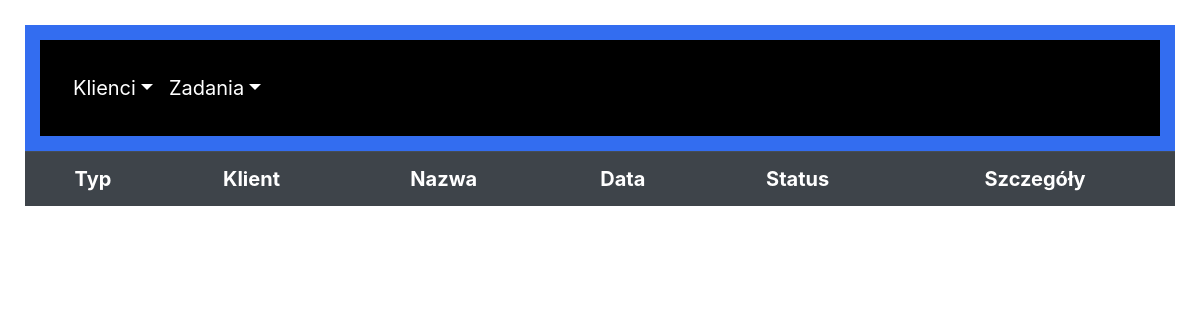
/new_tasks/, run on an earlier commit of the app's database.
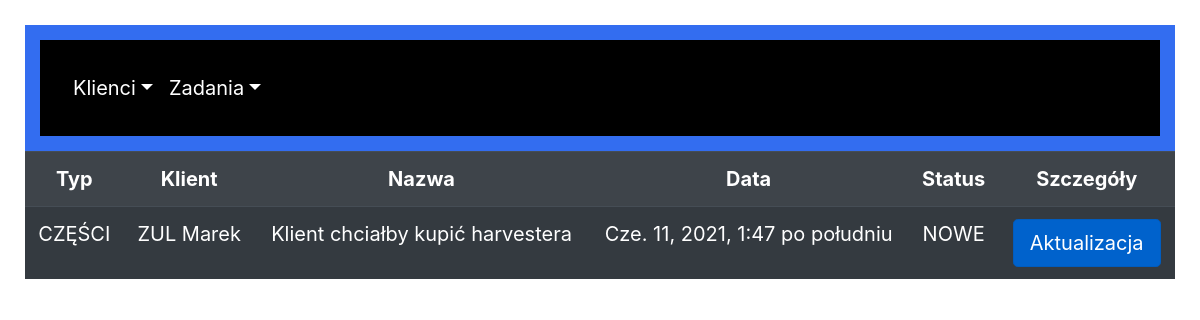
And on a later commit of the database.
### crm/models.py (models this page shows, shortened)
class Task(models.Model):
    TYPE = (
        ('SERWIS','SERWIS'),
        ('CZĘŚCI','CZĘŚCI'),
        ('MASZYNY','MASZYNY'),
    )
    STATUS = (
        ('NOWE', 'NOWE'),
        ('W TRAKCIE', 'W TRAKCIE'),
        ('ZAKOŃCZONE', 'ZAKOŃCZONE'),
    )
    type = models.CharField(max_length=100, choices=TYPE, verbose_name='Typ')
    name = models.CharField(max_length=200, verbose_name='Nazwa')
    date = models.DateTimeField(default=timezone.now)
    end_date = models.DateTimeField(null=True)
    client = models.ForeignKey(Client, on_delete=models.CASCADE)
    status = models.CharField(max_length=200, choices=STATUS, default='NOWE')
    comments = models.CharField(max_length=500, blank=True)
    success = models.BooleanField(null=True)
    owner = models.ForeignKey(User, on_delete=models.CASCADE, null=True)

class Client(models.Model):
    name = models.CharField(max_length=200, verbose_name='Nazwa')
    vat_number = models.CharField(max_length=13, verbose_name='NIP')
    contact_person = models.CharField(max_length=30, verbose_name='Osoba kontaktowa')
    phone_number = models.CharField(max_length=11, verbose_name='Numer telefonu')
    e_mail = models.EmailField(blank=True, verbose_name='Adres e-mail')
    comments = models.CharField(max_length=500, blank=True, verbose_name='Komentarz')
    vip = models.BooleanField()
    date = models.DateTimeField(default=timezone.now)
    def __str__(self):
        return str(self.name)

### crm/views.py (the view)
# urls.py: path('new_tasks/', views.new_tasks_list, name='new_tasks'),
def new_tasks_list(request):
    new_task_list = Task.objects.filter(status='NOWE').order_by('-date')
    context = {'new_task_list': new_task_list}
    return render(request, 'crm/new_tasks_list.html', context)

### crm/templates/crm/new_tasks_list.html (shortened to what this page needs)
{% extends "crm/base.html" %}
{% block content %}
<table class="table table-dark table-striped">
          <tr>
              <th>Typ</th>
              <th>Klient</th>
              <th>Nazwa</th>
              <th>Data</th>
              <th>Status</th>
              <th>Szczegóły</th>
          </tr>
          <tr>
          {% for task in new_task_list %}
              <td> {{ task.type }} </td>
              <td> {{ task.client }} </td>
              <td> {{ task.name }} </td>
              <td> {{ task.date }} </td>
              <td> {{ task.status }} </td>
              <td><a href="{% url 'crm:task_progress' task.id %}" class="btn btn-primary btn-lg active" role="button" aria-pressed="true">Aktualizacja</a></td>
          </tr>
          {% endfor %}
    </table>
{% endblock content %}

What changed in the data, as far as the page shows it:
added Task: type "CZĘŚCI", client "ZUL Marek", name "Klient chciałby kupić harvestera", date "Cze. 11, 2021, 1:47 po południu", status "NOWE"
